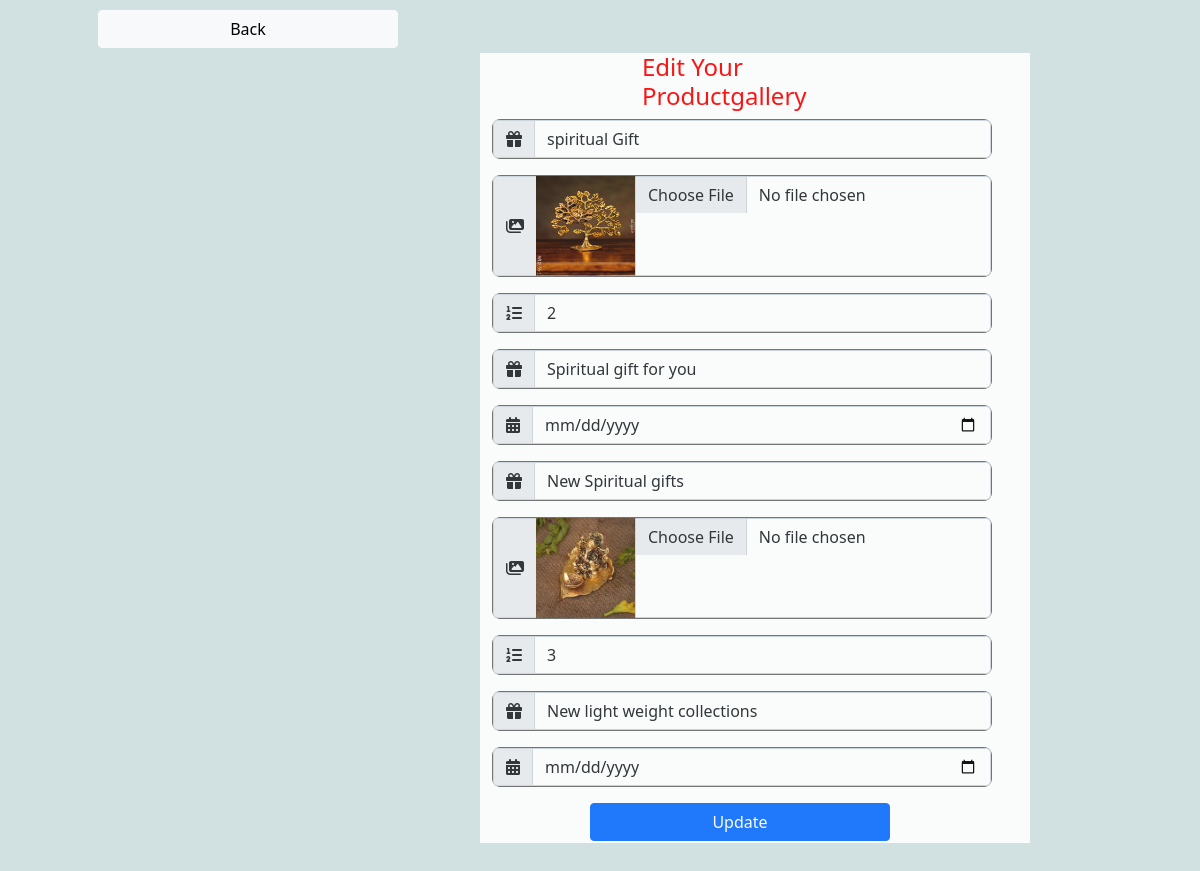
Page /main_app/pdtgalleryedit/1 on the committed database.
### main_app/models.py (models this page shows, shortened)
class prdgallerymodel(models.Model):
    pdtfname=models.CharField(max_length=20)
    pdtfimage=models.FileField(upload_to='main_app/static')
    pdtfquan=models.IntegerField()
    pdtffea=models.CharField(max_length=200)
    pdtfdate=models.DateField()
    pdtfnewname=models.CharField(max_length=20)
    pdtfnewimage=models.FileField(upload_to='main_app/static')
    pdtfnewquan=models.IntegerField()
    pdtffeanew=models.CharField(max_length=200)
    pdtfdatenew=models.DateField(auto_now_add=True)

### main_app/views.py (the view, shortened to what this page needs)
# urls.py: path('pdtgalleryedit/<int:id>',prdgalleryeditview),
def prdgalleryeditview(request,id):
    a=prdgallerymodel.objects.get(id=id)
    im=str(a.pdtfimage).split('/')[-1]
    img=str(a.pdtfnewimage).split('/')[-1]
    return render(request,'editprdgallery.html',{'a':a,'im':im,'img':img})

### main_app/templates/editprdgallery.html (shortened to what this page needs)
<!DOCTYPE html>
{% load static %}
<html lang="en">
<head>
    <link href="https://cdn.jsdelivr.net/npm/bootstrap@5.0.2/dist/css/bootstrap.min.css" rel="stylesheet">
</head>
<body>
<div>
    <a href="http://127.0.0.1:8000/main_app/adminprofile/" class="btn btn-light" style="margin-top:10px;">Back</a>
</div>
<div class="ed">
    <div class="container">
        <div class="row">
            <div class="col-6">
                 <h4>Edit Your Productgallery</h4>
                <form method="post" enctype="multipart/form-data">{% csrf_token %}
                        <div class="input-group mb-3">
                          <span class="input-group-text" id="basic-addon1"><i class="fa-solid fa-gift"></i></span>
                          <input type="text" name="pdtfname" class="form-control" placeholder="pdtonename" value="{{a.pdtfname}}" aria-label="pdtonename" aria-describedby="basic-addon1">
                        </div>
                         <div class="input-group mb-3">
                            <span class="input-group-text" id="basic-addon1"><i class="fa-solid fa-images"></i></span>
                             <img src="{% static im %}" height="100px" width="100px;">
                            <input type="file" name="pdtfimage" class="form-control" placeholder="" value="{{a.pdtfimage}}" aria-label="pdtoneimage" aria-describedby="basic-addon1">
                        </div>
                        <div class="input-group mb-3">
                            <span class="input-group-text" id="basic-addon1"><i class="fa-solid fa-list-ol"></i></span>
                            <input type="number" name="pdtfquan" class="form-control" placeholder="pdtonequan" value="{{a.pdtfquan}}" aria-label="pdtonequan" aria-describedby="basic-addon1">
                        </div>
                        <div class="input-group mb-3">
                            <span class="input-group-text" id="basic-addon1"><i class="fa-solid fa-gift"></i></span>
                            <input type="text" name="pdtffea" class="form-control" placeholder="pdtfeaone" value="{{a.pdtffea}}" aria-label="pdtfeaone" aria-describedby="basic-addon1">
                        </div>
                        <div class="input-group mb-3">
                            <span class="input-group-text" id="basic-addon1"><i class="fa-solid fa-calendar-days"></i></span>
                            <input type="date" name="pdtfdate" class="form-control" placeholder="pdtdateone" value="{{a.pdtfdate}}" aria-label="pdtdateone" aria-describedby="basic-addon1">
                        </div>
                        <div class="input-group mb-3">
                          <span class="input-group-text" id="basic-addon1"><i class="fa-solid fa-gift"></i></span>
                          <input type="text" name="pdtfnewname" class="form-control" placeholder="pdtnewname" value="{{a.pdtfnewname}}" aria-label="pdtnewname" aria-describedby="basic-addon1">
                        </div>
                         <div class="input-group mb-3">
                            <span class="input-group-text" id="basic-addon1"><i class="fa-solid fa-images"></i></span>
                             <img src="{% static img %}" height="100px" width="100px;">
                            <input type="file" name="pdtfnewimage" class="form-control" placeholder="pdtfnewimage" value="{{a.pdtfnewimage}}" aria-label="pdtnewimage" aria-describedby="basic-addon1">
                        </div>
                        <div class="input-group mb-3">
                            <span class="input-group-text" id="basic-addon1"><i class="fa-solid fa-list-ol"></i></span>
                            <input type="number" name="pdtfnewquan" class="form-control" placeholder="pdtnewquan" value="{{a.pdtfnewquan}}" aria-label="pdtnewquan" aria-describedby="basic-addon1">
                        </div>
                        <div class="input-group mb-3">
                            <span class="input-group-text" id="basic-addon1"><i class="fa-solid fa-gift"></i></span>
                            <input type="text" name="pdtffeanew" class="form-control" placeholder="pdtfeanew" value="{{a.pdtffeanew}}" aria-label="pdtfeanew" aria-describedby="basic-addon1">
                        </div>
                        <div class="input-group mb-3">
                            <span class="input-group-text" id="basic-addon1"><i class="fa-solid fa-calendar-days"></i></span>
                            <input type="date" name="pdtfdatenew" class="form-control" placeholder="pdtdatenew" value="{{a.pdtfdatenew}}" aria-label="pdtdatenew" aria-describedby="basic-addon1">
                        </div>
                        <button type="submit" class="btn btn-primary">Update</button>
                </form>
            </div>
        </div>
    </div>
</div>
</body>
</html>

### main_app/templates/editprdgallery.html (style rules this page uses)
* { padding:0px; margin:0px; box:border-box; }
body { background-color:#d1e0e0; }
.ed { height:790px; width:550px; margin-left:480px; background-color:white; margin-top:5px; opacity:0.9; }
.btn { width:300px; margin-left:98px; }
.input-group { width:500px; border:1px solid dimgrey; border-radius:8px; }
h4 { margin-left:150px; color:red; }
form { height:790px; width:550px; }

### rows in the picture
prdgallerymodel: pdtfname "spiritual Gift", pdtfquan "2", pdtffea "Spiritual gift for you", pdtfnewname "New Spiritual gifts", pdtfnewquan "3", pdtffeanew "New light weight collections"
